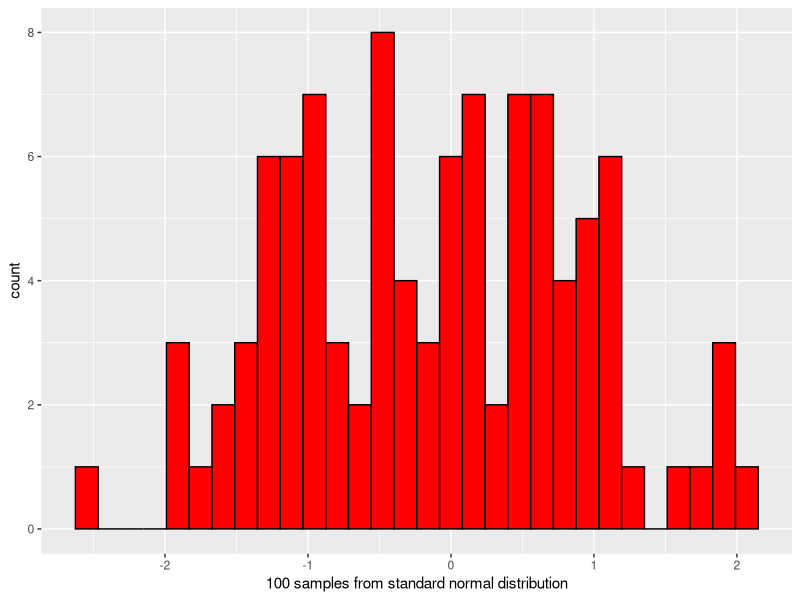
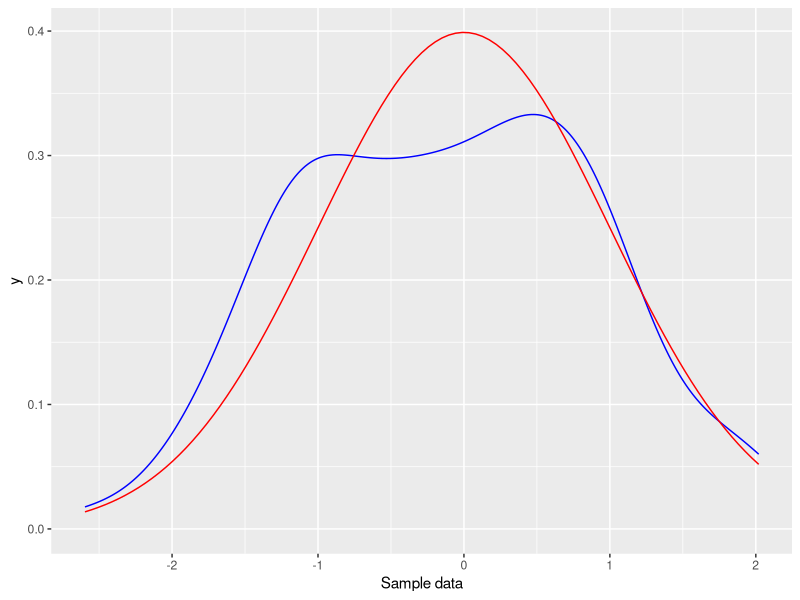
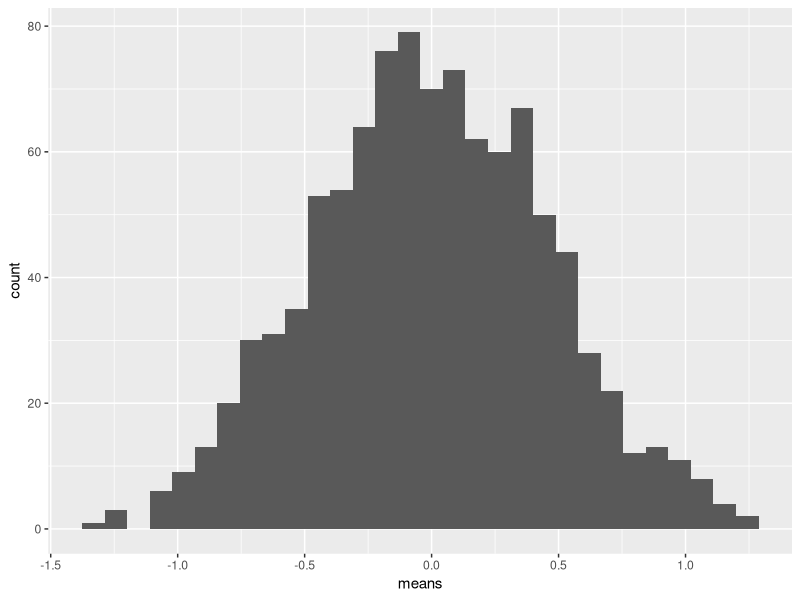
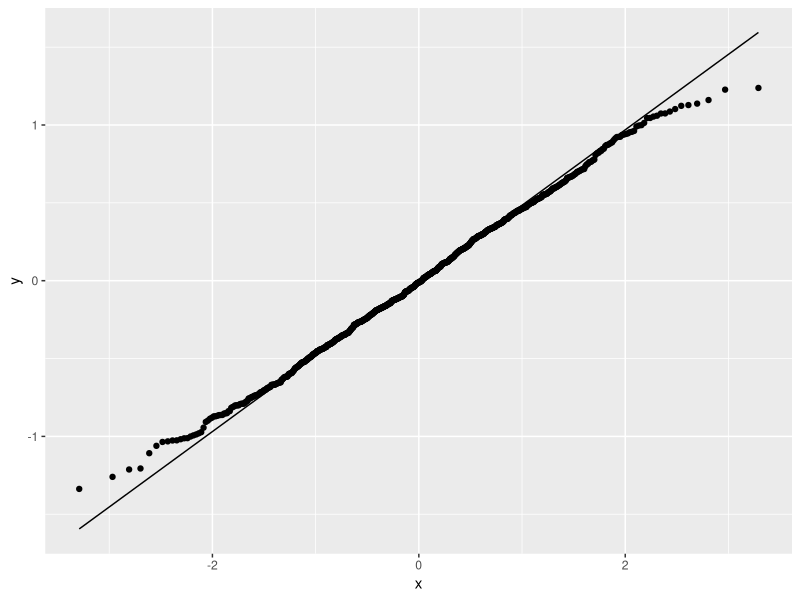
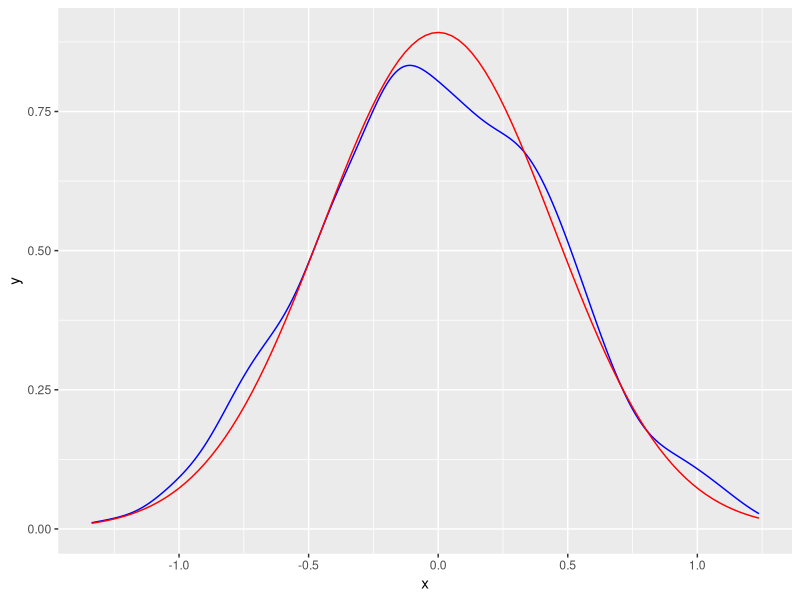
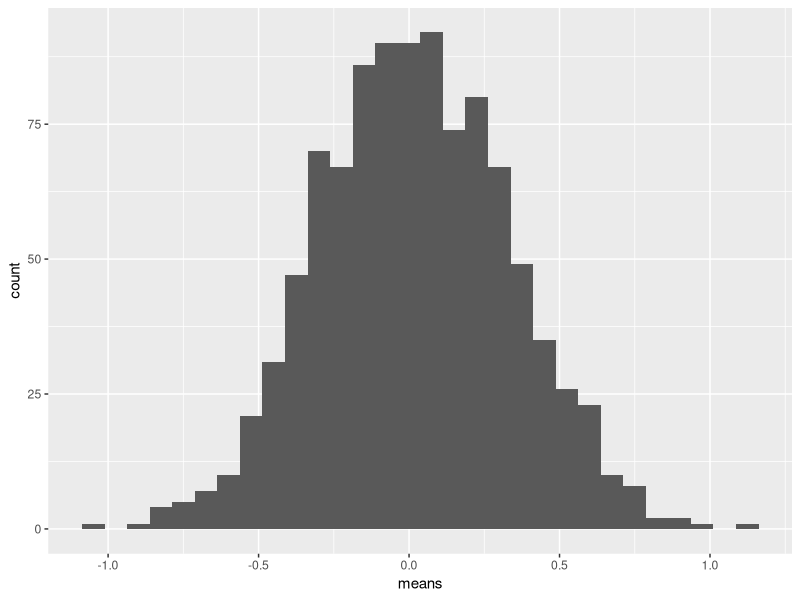
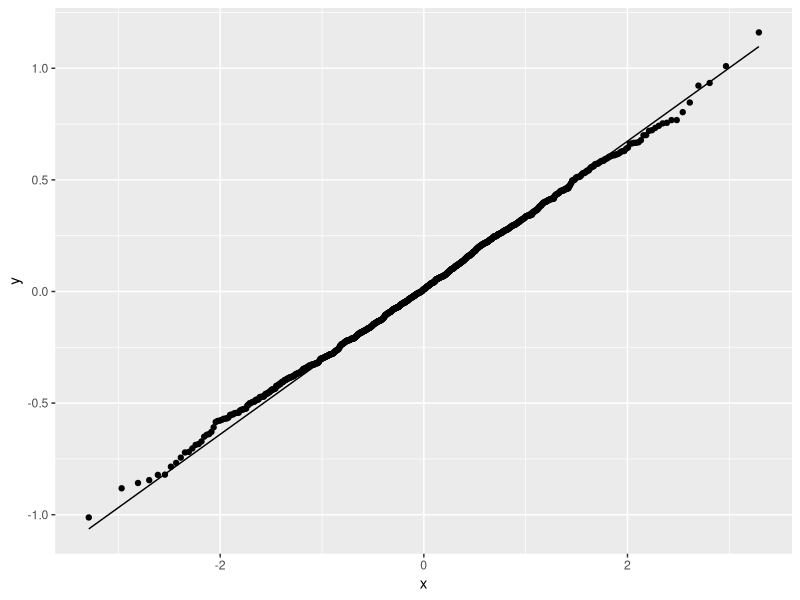
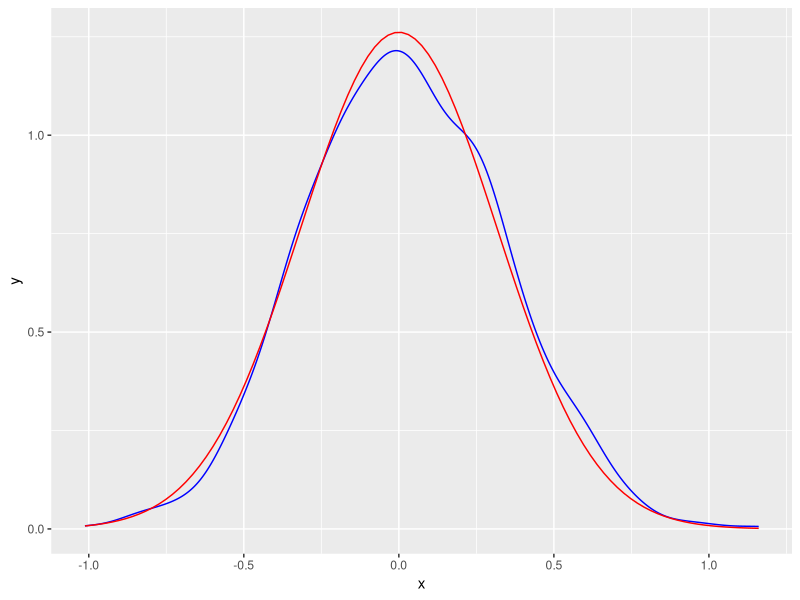

These figures' R source, in order:
## ---- chunk 1
library(dplyr)
sample<- rnorm(n=100, mean=0, sd=1)
## ---- chunk 2
library(ggplot2)
ggplot()+
  aes(x=sample)+
  geom_histogram(color='black', fill='red', bins=30)+
  xlab('100 samples from standard normal distribution')
  
## ---- chunk 3
data.frame(x=sample) %>%
  ggplot(aes(x=x)) +
  geom_density(col='blue') +
  stat_function(fun = dnorm, args = list(mean=0, sd=1), col='red')  +
  xlab('Sample data')
  
## ---- chunk 4
#plot of the histogram, kernel density estimate and a normal approximation from CLT to compare 
n<-5
times <-1000
means<- rep(0, times)
length(1:1000)
for (i in 1:1000){
  means[i] <- mean(rnorm(n=n, mean=0, sd=1))
}
var_sample <-1/n
sd_sample <- sqrt(var_sample) 
ggplot()+
  aes(x=means)+
  geom_histogram()

data.frame(x=means) %>%
  ggplot(aes(sample=means)) +
  stat_qq() +
  stat_qq_line() 

data.frame(x=means) %>%
  ggplot(aes(x=x)) +
  geom_density(col='blue') +
  stat_function(fun = dnorm, args = list(mean=0, sd=sd_sample), col='red')
## ---- chunk 5
n<-10
times <-1000
means<- rep(0, times)
length(1:1000)
for (i in 1:1000){
  means[i] <- mean(rnorm(n=n, mean=0, sd=1))
}
var_sample <-1/n
sd_sample <- sqrt(var_sample) 
ggplot()+
  aes(x=means)+
  geom_histogram()

data.frame(x=means) %>%
  ggplot(aes(sample=means)) +
  stat_qq() +
  stat_qq_line() 

data.frame(x=means) %>%
  ggplot(aes(x=x)) +
  geom_density(col='blue') +
  stat_function(fun = dnorm, args = list(mean=0, sd=sd_sample), col='red')
## ---- chunk 6
n<-50
times <-1000
means<- rep(0, times)
length(1:1000)
for (i in 1:1000){
  means[i] <- mean(rnorm(n=n, mean=0, sd=1))
}
var_sample <-1/n
sd_sample <- sqrt(var_sample) 
ggplot()+
  aes(x=means)+
  geom_histogram()

data.frame(x=means) %>%
  ggplot(aes(sample=means)) +
  stat_qq() +
  stat_qq_line() 

data.frame(x=means) %>%
  ggplot(aes(x=x)) +
  geom_density(col='blue') +
  stat_function(fun = dnorm, args = list(mean=0, sd=sd_sample), col='red')
